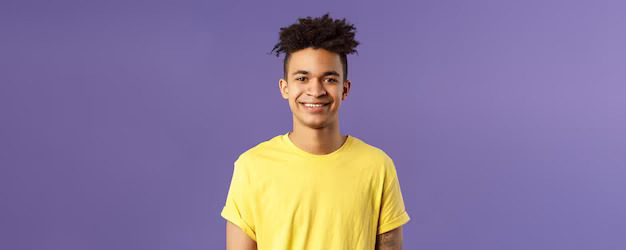
%> input picture image__Proccessing/jpg/porpel.jpg, 626 x 250 px
$ octave imageProccessingProject.m   (GNU Octave 9; MATLAB toolbox functions it lacks are replaced by stand-ins)
%> lines starting %> are read from the running program, lines starting %| are printed output that depends on the picture; in (x1, y1, x2, y2) boxes, pixels count from 0 and x2, y2 are one past the last pixel; in counts of white or black regions, pixels touching at a corner belong together; the program's own positions count from 1
clear;
clc;
%read image 1
image1 = imread('F:\university\Matlab\image__Proccessing\jpg\porpel.jpg');
%> image1 is the input picture: size 250x626x3 uint8; mean R, G, B 136.6, 120.5, 154
image1 = imresize(image1,[1080,1650]);
%> image1: size 1080x1650x3 uint8
hsvImage1 = rgb2hsv(image1);
%> hsvImage1: size 1080x1650x3 double; mean H, S, V 0.615, 0.371, 0.674
% Extract the color, saturation, and value channels
hueChannel1 = hsvImage1(:, :, 1);
saturationChannel1 = hsvImage1(:, :, 2);
valueChannel1 = hsvImage1(:, :, 3);
%read image 2
image2 = imread('F:\university\Matlab\image__Proccessing\jpg\light-porpel.jpg');
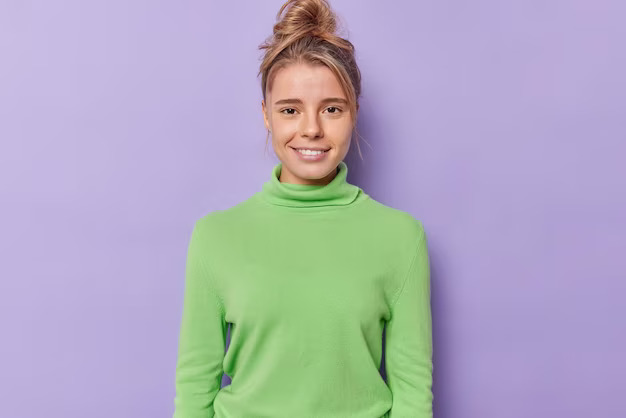
%> input picture image__Proccessing/jpg/light-porpel.jpg, 626 x 418 px
%> image2 is the input picture: size 418x626x3 uint8; mean R, G, B 175.1, 172.3, 189.5
image2 = imresize(image2,[1080,1650]);
%> image2: size 1080x1650x3 uint8
hsvImage2 = rgb2hsv(image2);
%> hsvImage2: size 1080x1650x3 double; mean H, S, V 0.592, 0.253, 0.815
% Extract the color, saturation, and value channels
hueChannel2 = hsvImage2(:, :, 1);
saturationChannel2 = hsvImage2(:, :, 2);
valueChannel2 = hsvImage2(:, :, 3);
%read image 3
image3 = imread('F:\university\Matlab\image__Proccessing\jpg\pink.jpg');
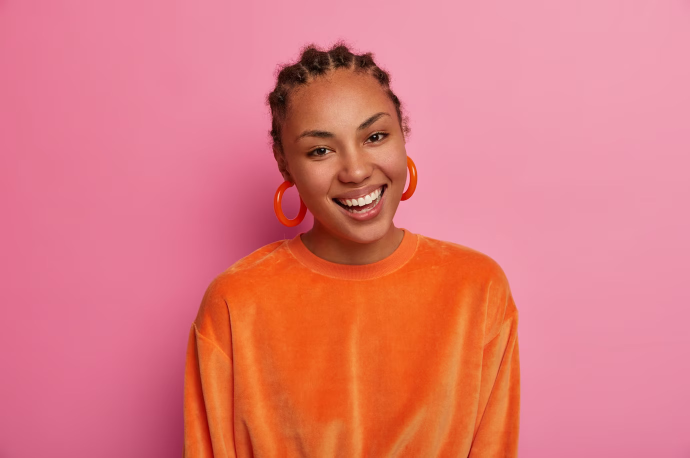
%> input picture image__Proccessing/jpg/pink.jpg, 1380 x 916 px (shown at 1/2 size)
%> image3 is the input picture: size 916x1380x3 uint8; mean R, G, B 225, 122.6, 126.1
image3 = imresize(image3,[1080,1650]);
%> image3: size 1080x1650x3 uint8
hsvImage3 = rgb2hsv(image3);
%> hsvImage3: size 1080x1650x3 double; mean H, S, V 0.697, 0.526, 0.882
% Extract the color, saturation, and value channels
hueChannel3 = hsvImage3(:, :, 1);
saturationChannel3 = hsvImage3(:, :, 2);
valueChannel3 = hsvImage3(:, :, 3);
%read image 4
image4 = imread('F:\university\Matlab\image__Proccessing\jpg\light-blue.jpg');
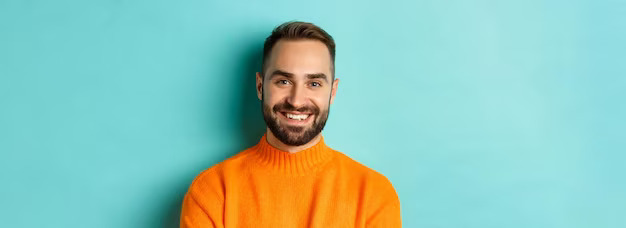
%> input picture image__Proccessing/jpg/light-blue.jpg, 626 x 228 px
%> image4 is the input picture: size 228x626x3 uint8; mean R, G, B 144.5, 196.8, 183.3
image4 = imresize(image4,[1080,1650]);
%> image4: size 1080x1650x3 uint8
hsvImage4 = rgb2hsv(image4);
%> hsvImage4: size 1080x1650x3 double; mean H, S, V 0.431, 0.456, 0.832
% Extract the color, saturation, and value channels
hueChannel4 = hsvImage4(:, :, 1);
saturationChannel4 = hsvImage4(:, :, 2);
valueChannel4 = hsvImage4(:, :, 3);
%----------------------------------------
% Define the range of purple color in HSV for image 1
purpleHueRange = [0.6, 0.9];
% Define the range of light-purple color in HSV for image 2
lightpurpleHueRange = [0.5, 0.8];
% Define the range of pink color in HSV for image 3
pinkHueRange = [0.85,0.99];
% Define the range of light-blue color in HSV for image 4
lightblueHueRange = [0.4, 0.7];
%----------------------------------------
% Create a mask by thresholding the hue channel for purple color
purpleMask = (hueChannel1 >= purpleHueRange(1)) & (hueChannel1 <= purpleHueRange(2));
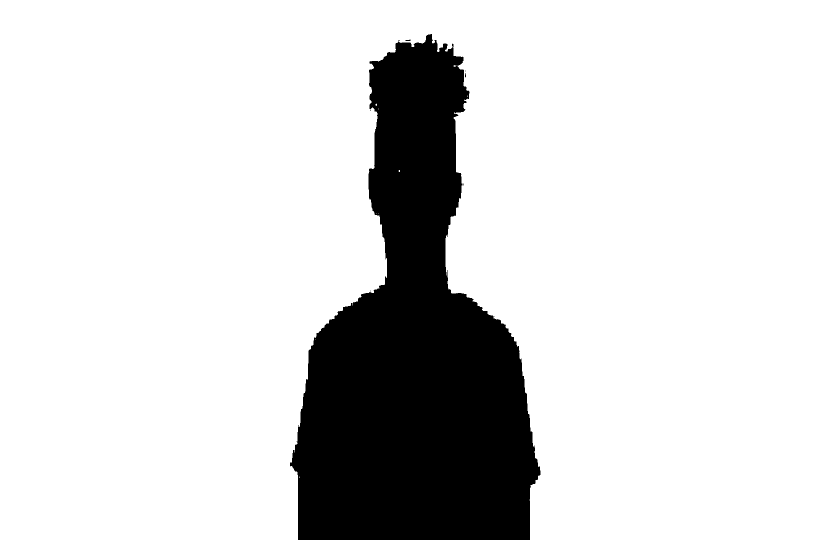
%> purpleMask: size 1080x1650 logical (shown at 1/2 size); 83.7% white; 9 black regions (7 under 20 px), largest, box (x1, y1, x2, y2) and area: (580, 68, 1081, 1080) 290483, (810, 79, 821, 82) 22
% Create a mask by thresholding the hue channel for light-purple color
lightpurpleMask = (hueChannel2 >= lightpurpleHueRange(1)) & (hueChannel2 <= lightpurpleHueRange(2));
%> lightpurpleMask: size 1080x1650 logical; 73.5% white; 4 black regions (2 under 20 px), largest, box (x1, y1, x2, y2) and area: (458, 0, 1140, 1080) 472499, (945, 380, 948, 392) 26
% Create a mask by thresholding the hue channel for pink color
pinkMask = (hueChannel3 >= pinkHueRange(1)) & (hueChannel3 <= pinkHueRange(2));
%> pinkMask: size 1080x1650 logical; 71.2% white; 5 black regions (4 under 20 px), largest, box (x1, y1, x2, y2) and area: (435, 107, 1246, 1080) 512517
% Create a mask by thresholding the hue channel for light-blue color
lightblueMask = (hueChannel4 >= lightblueHueRange(1)) & (hueChannel4 <= lightblueHueRange(2));
%> lightblueMask: size 1080x1650 logical; 83.6% white; 5 black regions (4 under 20 px), largest, box (x1, y1, x2, y2) and area: (468, 105, 1060, 1080) 293113
%----------------------------------------
% Apply the mask to the saturation and value channels
purpleSaturation = saturationChannel1 .* purpleMask;
purpleValue = valueChannel1 .* purpleMask;
% Apply the mask to the saturation and value channels
lightpurpleSaturation = saturationChannel2 .* lightpurpleMask;
lightpurpleValue = valueChannel2 .* lightpurpleMask;
% Apply the mask to the saturation and value channels
pinkSaturation = saturationChannel3 .* pinkMask;
pinkValue = valueChannel3 .* pinkMask;
% Apply the mask to the saturation and value channels
lightblueSaturation = saturationChannel4 .* lightblueMask;
lightblueValue = valueChannel4 .* lightblueMask;
%----------------------------------------
% Convert the modified HSV channels back to RGB
modifiedHsvImage1 = cat(3, hueChannel1, purpleSaturation, purpleValue);
%> modifiedHsvImage1: size 1080x1650x3 double; mean H, S, V 0.615, 0.284, 0.541
separatedImage1 = hsv2rgb(modifiedHsvImage1);
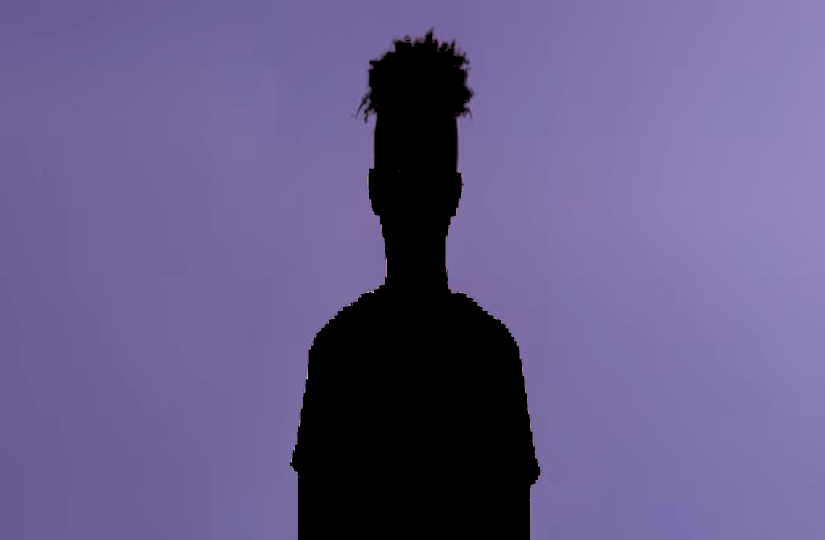
%> separatedImage1: size 1080x1650x3 double (shown at 1/2 size); mean R, G, B 0.403, 0.358, 0.541
% Convert the modified HSV channels back to RGB
modifiedHsvImage2 = cat(3, hueChannel2, lightpurpleSaturation, lightpurpleValue);
%> modifiedHsvImage2: size 1080x1650x3 double; mean H, S, V 0.592, 0.155, 0.617
separatedImage2 = hsv2rgb(modifiedHsvImage2);
% Convert the modified HSV channels back to RGB
modifiedHsvImage3 = cat(3, hueChannel3, pinkSaturation, pinkValue);
%> modifiedHsvImage3: size 1080x1650x3 double; mean H, S, V 0.697, 0.3, 0.646
separatedImage3 = hsv2rgb(modifiedHsvImage3);
% Convert the modified HSV channels back to RGB
modifiedHsvImage4 = cat(3, hueChannel4, lightblueSaturation, lightblueValue);
%> modifiedHsvImage4: size 1080x1650x3 double; mean H, S, V 0.431, 0.329, 0.696
separatedImage4 = hsv2rgb(modifiedHsvImage4);
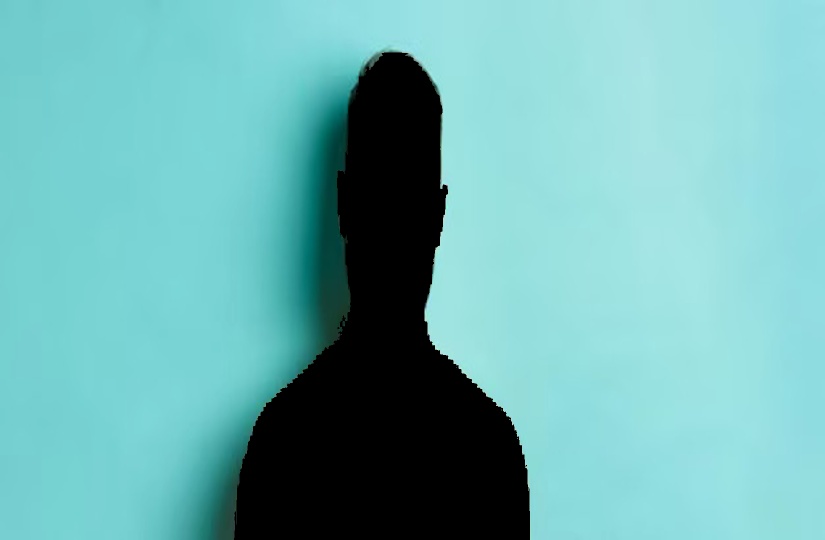
%> separatedImage4: size 1080x1650x3 double (shown at 1/2 size); mean R, G, B 0.431, 0.693, 0.693
%----------------------------------------
% Display the original and separated image 1
subplot(4, 3, 1);
image1 = im2double(image1);
%> image1: size 1080x1650x3 double
imshow(image1);
title('Original Image');
subplot(4, 3, 2);
separatedImage1 = im2double(separatedImage1);
imshow(separatedImage1);
title('Separated Purple Color');
subimage = image1 - separatedImage1;
subplot(4, 3,3);
imshow(subimage);
title('just face');

% Display the original and separated image 2
subplot(4, 3, 4);
image2 = im2double(image2);
%> image2: size 1080x1650x3 double
imshow(image2);
title('Original Image');
subplot(4, 3, 5);
separatedImage2 = im2double(separatedImage2);
imshow(separatedImage2);
title('Separated Light-Purple Color');
subimage2 = image2 - separatedImage2;
subplot(4, 3,6);
imshow(subimage2);
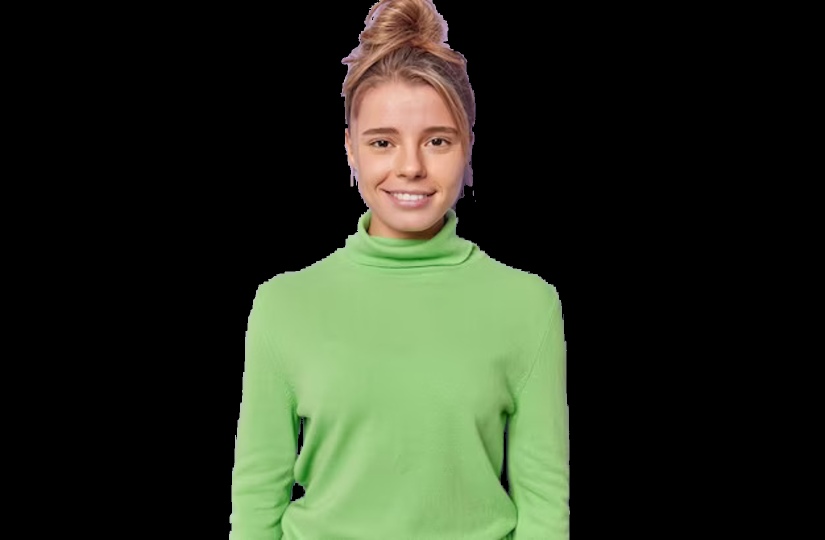
%> displayed picture: size 1080x1650x3, on the screen's scale of 0 to 255 (shown at 1/2 size); mean R, G, B 40.8, 47.9, 32.2
title('just face');

% Display the original and separated image 3
subplot(4, 3, 7);
image3 = im2double(image3);
imshow(image3);
title('Original Image');
subplot(4, 3, 8);
separatedImage3 = im2double(separatedImage3);
imshow(separatedImage3);
title('Separated Pink Color');
subimage = image3 - separatedImage3;
subplot(4, 3,9);
imshow(subimage);
title('just face');

% Display the original and separated image 4
subplot(4, 3, 10);
image4 = im2double(image4);
imshow(image4);
title('Original Image');
subplot(4, 3, 11);
separatedImage4 = im2double(separatedImage4);
imshow(separatedImage4);
title('Separated Light-Blue Color');
subimage4 = image4 - separatedImage4;
subplot(4, 3,12);
imshow(subimage4);
title('just face');
